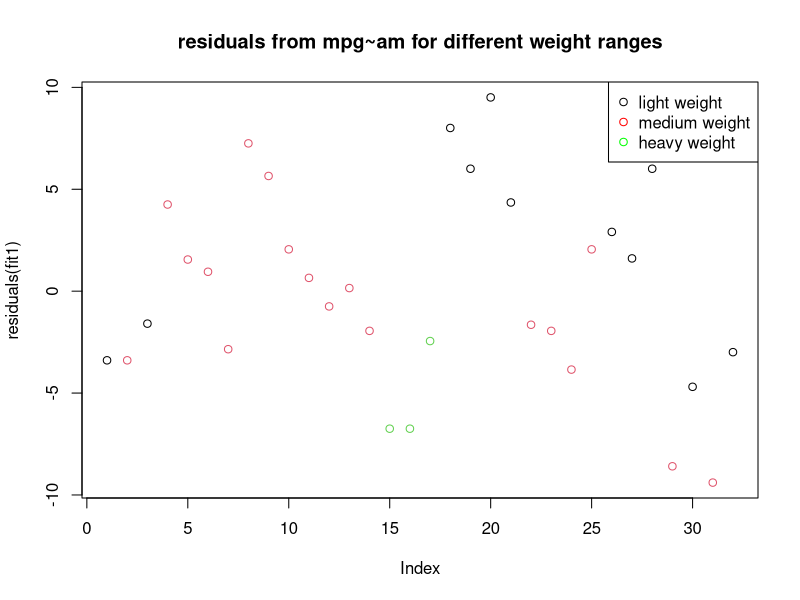
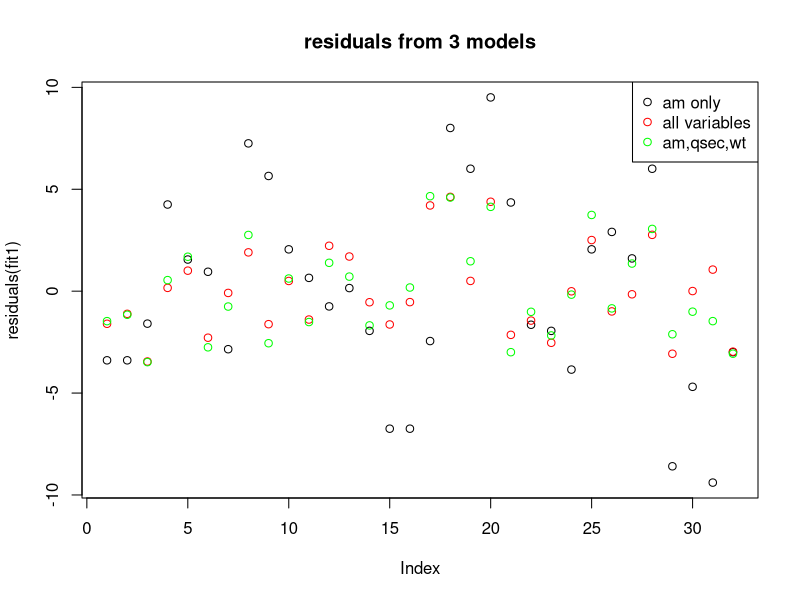

These charts were generated, in order, by the following R code:
## ---- chunk 1
data(mtcars)
#str(mtcars) #to save space...
## ---- chunk 2
fit1 <- lm(mpg ~ am, data = mtcars)
anova(fit1)
## ---- chunk 3
fit2 <- glm(mpg~., data = mtcars)
anova(fit1,fit2)
## ---- chunk 4
fit3 <- glm(mpg ~ am + qsec + wt, data = mtcars)
anova(fit1,fit2,fit3)
## ---- chunk 5
plot(residuals(fit1),col = cut(mtcars$wt,3),main = "residuals from mpg~am for different weight ranges")
legend("topright",legend=c("light weight","medium weight","heavy weight"),col=c("black","red","green"),pch=21)
## ---- chunk 6
plot(residuals(fit1),main = "residuals from 3 models")
points(residuals(fit2),col='red')
points(residuals(fit3),col='green')
legend("topright",legend = c("am only","all variables","am,qsec,wt"),col=c("black","red","green"),pch=21)
